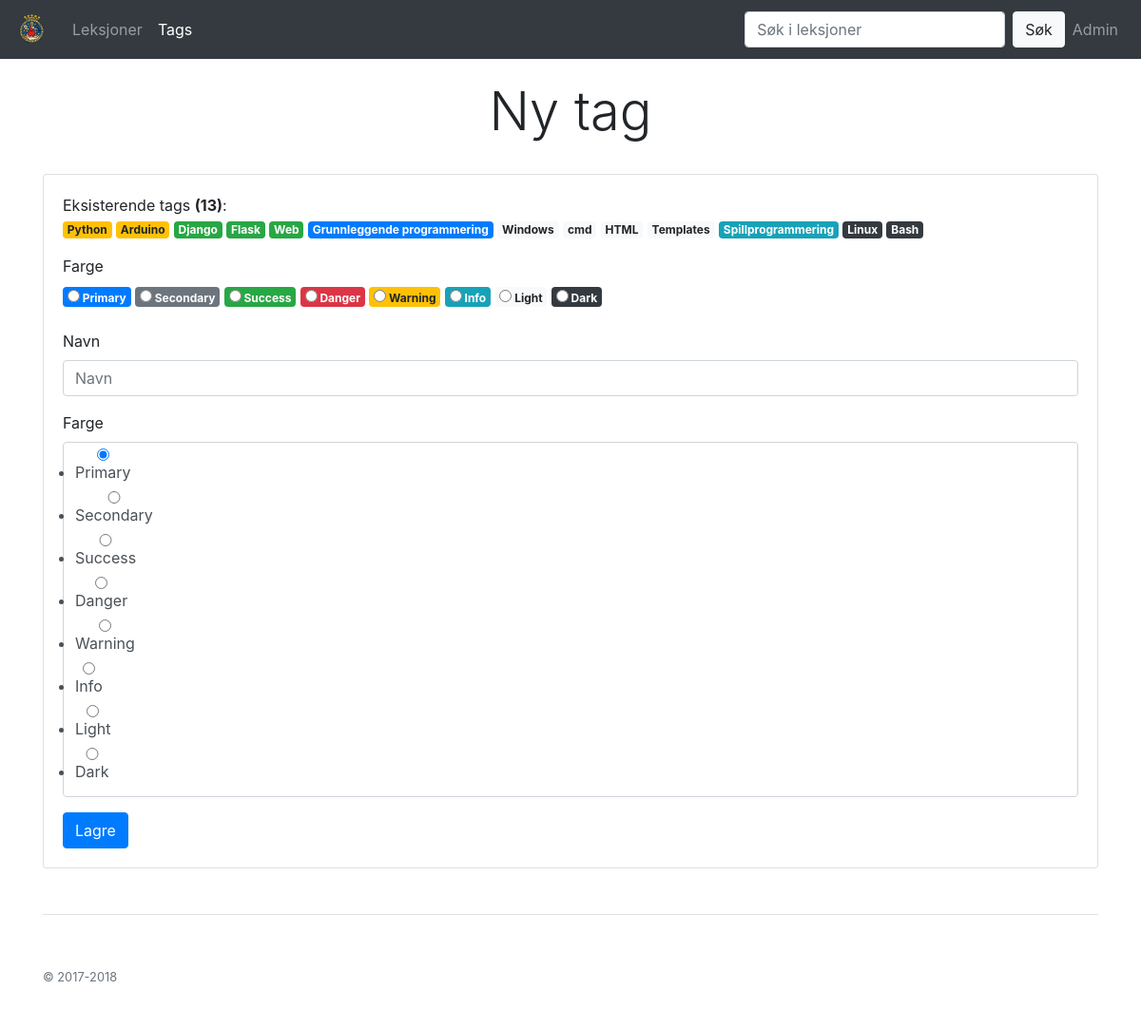
The app's page /tag/ny (signed in), older data.
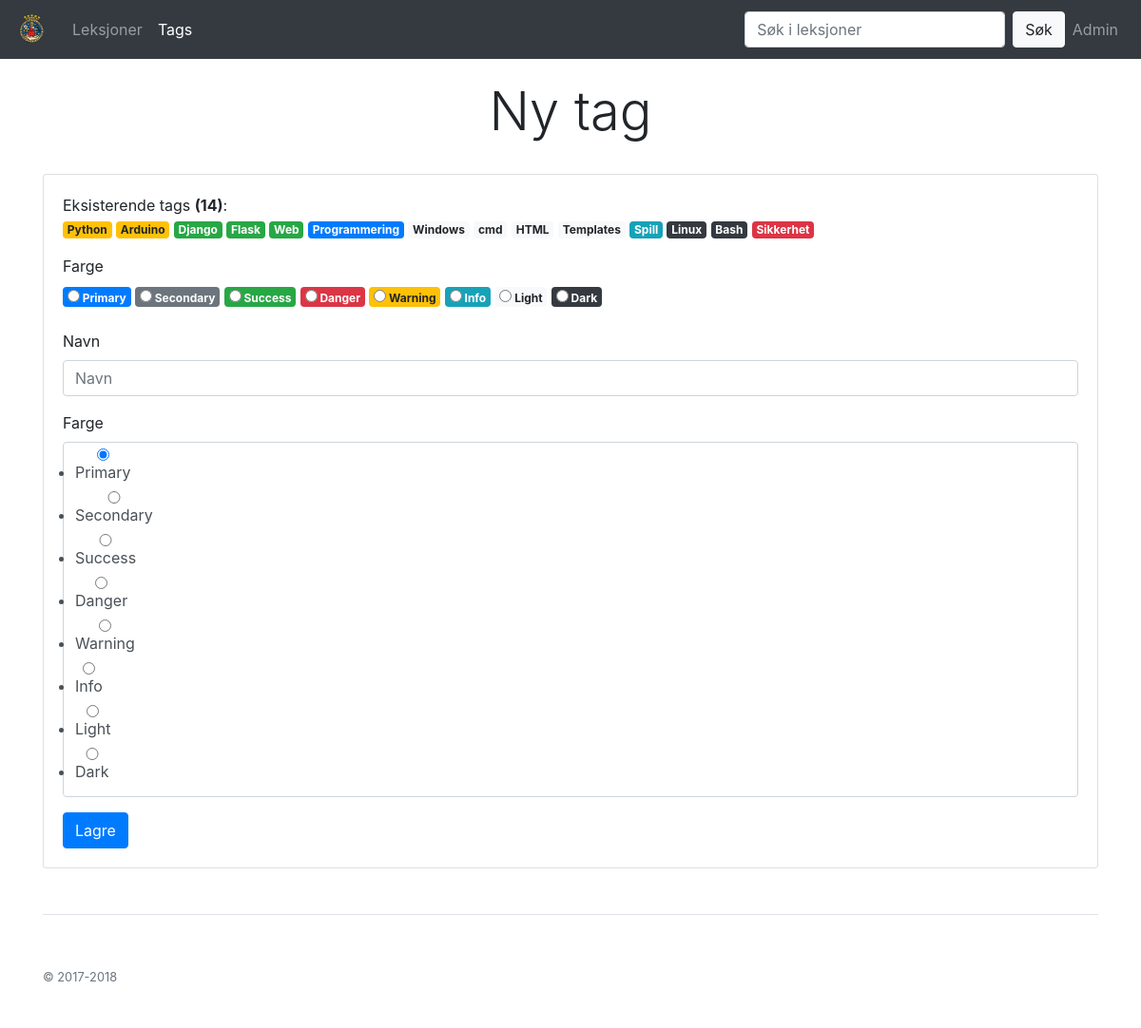
The same page, newer data.
### app/models.py (models this page shows, shortened)
class Tag(models.Model):
    class Meta():
        ordering = ['-label']
    admin_order_field = 'pk'
    name = models.CharField(max_length=50, verbose_name='Navn')
    bootstrap_classes = [
            ('primary','Primary'),
            ('secondary','Secondary'),
            ('success','Success'),
            ('danger','Danger'),
            ('warning','Warning'),
            ('info','Info'),
            ('light','Light'),
            ('dark','Dark'),
        ]
    label = models.CharField(max_length=20, verbose_name='Farge',
                             choices=bootstrap_classes,
                             blank=False, default='primary')

### app/views.py (the view)
# urls.py: path(r'tag/ny', views.TagCreateView.as_view(), name='tag_create'),
@method_decorator(user_passes_test(lambda u: u.is_superuser), name='dispatch')
class TagCreateView(CreateView):
    current_tab = 'tags'
    heading = 'Ny tag'
    model = Tag
    form_class = TagForm
    all_tags = Tag.objects.all
    success_url = '/tag/ny'

### app/forms.py
class TagForm(forms.ModelForm):
    def __init__(self, *a,**kw):
        super(TagForm,self).__init__(*a,**kw)
        pprint(self.fields['label'].__dict__)
    class Meta():
        model = Tag
        fields = ['name','label']
        widgets = {
            'label':forms.RadioSelect,
            }

### app/templates/app/tag_form.html (shortened to what this page needs)
{% extends "app/base.html" %}
{% load bootstrap4 %}
{% block content %}
<div class="pricing-header px-3 py-3 pt-md-5 pb-md-4 mx-auto text-center">
	<h1 class="display-4">
		{% if view.heading %}
		{{view.heading|capfirst}}
		{% else %}
		Endre/opprette tag
		{% endif %}
	</h1>
</div>
<div class="card">
<div class="card-body">
	<p>Eksisterende tags <b>({{view.all_tags.count}})</b>: <br>
	{% for tag in view.all_tags %}
		<a href="{% url 'tag_update' pk=tag.pk %}">
		<span class="badge badge-{{tag.label}}">{{tag.name}}</span>
		</a>
	{% endfor %}
	<form method="post">
		<div class="form-group">
			<label for="{{form.label.id_for_label}}">
				{{form.label.label}}
			</label><br>
			{% for radio in form.label %}
				<label class="badge badge-{{radio.data.value}}" for="{{radio.id_for_label}}">
				{{radio.tag}}
				{{radio.choice_label}}
				</label>
			{% endfor %}
		</div>
		{% bootstrap_form form exclude="label" %}
		<button type="submit" class="btn btn-primary">Lagre</button>
	</form>
</div>
	</div>
{% endblock content %}

Row changes from the older to the newer data that the page shows:
changed Tag: name "Grunnleggende programmering" → "Programmering"
changed Tag: name "Spillprogrammering" → "Spill"
added Tag: name "Sikkerhet", label "danger" (drawn)
Text that changed along with them:
{{ view.all_tags.count }}: "13" → "14"
